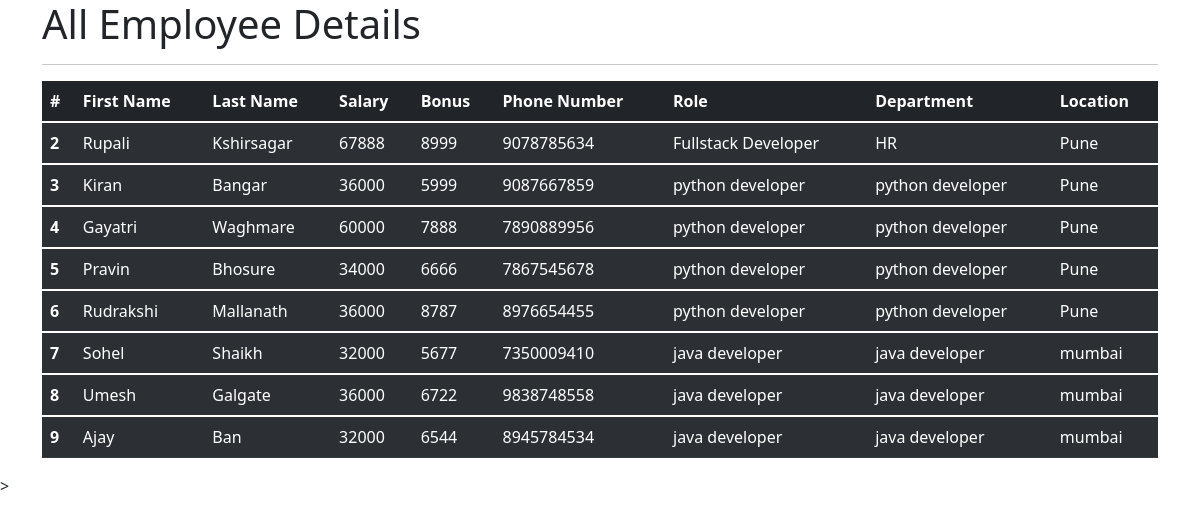
The app's page /all_emp with its own data.
### empapp/models.py (models this page shows, shortened)
class Employee(models.Model):
    first_name = models.CharField(max_length=100, null= False)
    last_name = models.CharField(max_length=100)
    dept = models.ForeignKey(Department, on_delete=models.CASCADE)
    salary = models.IntegerField(default=0)
    bonus = models.IntegerField(default=0)
    role = models.ForeignKey(Role,on_delete=models.CASCADE)
    phone = models.IntegerField(default=0)
    def __str__(self):
        return "%s %s %s"%(self.first_name, self.last_name, self.phone)

class Role(models.Model):
    name = models.CharField(max_length=100, null=False)

class Department(models.Model):
    name = models.CharField(max_length= 100, null= False)
    location = models.CharField(max_length=100)

### empapp/views.py (the view)
# urls.py: path('all_emp', views.all_emp, name='all_emp'),
def all_emp(request):
    emps = Employee.objects.all()
    context = {
        'emps': emps
    }
    print(context)
    return render(request,'view_all_emp.html',context)

### empapp/templates/view_all_emp.html (shortened to what this page needs)
<!DOCTYPE html>
<html lang="en">
<head>
    <link href="https://cdn.jsdelivr.net/npm/bootstrap@5.1.3/dist/css/bootstrap.min.css" rel="stylesheet">
</head>
<body>
 <div class="container">
        <h1>All Employee Details </h1>
       <hr>
       <table class="table table table-dark table-striped" >
  <thead>
    <tr>
        <th scope="col">#</th>
        <th scope="col">First Name</th>
        <th scope="col">Last Name</th>
        <th scope="col">Salary</th>
        <th scope="col">Bonus</th>
        <th scope="col">Phone Number</th>
        <th scope="col">Role</th>
        <th scope="col">Department</th>
        <th scope="col">Location</th>
    </tr>
  </thead>
          {% for emp in emps %}
  <tbody>
    <tr>
        <th scope="row">{{emp.id}}</th>
        <td>{{emp.first_name}}</td>
        <td>{{emp.last_name}}</td>
        <td>{{emp.salary}}</td>
        <td>{{emp.bonus}}</td>
        <td>{{emp.phone}}</td>
        <td>{{emp.role.name}}</td>
        <td>{{emp.dept.name}}</td>
        <td>{{emp.dept.location}}</td>
    </tr>
  </tbody>
          {% endfor %}
</table>
 </div>>
  </body>
</html>

### records on screen
Employee: id "2", first_name "Rupali", last_name "Kshirsagar", salary "67888", bonus "8999", phone "9078785634", role.name "Fullstack Developer", dept.name "HR", dept.location "Pune"
Employee: id "3", first_name "Kiran", last_name "Bangar", salary "36000", bonus "5999", phone "9087667859", role.name "python developer", dept.name "python developer", dept.location "Pune"
Employee: id "4", first_name "Gayatri", last_name "Waghmare", salary "60000", bonus "7888", phone "7890889956", role.name "python developer", dept.name "python developer", dept.location "Pune"
Employee: id "5", first_name "Pravin", last_name "Bhosure", salary "34000", bonus "6666", phone "7867545678", role.name "python developer", dept.name "python developer", dept.location "Pune"
Employee: id "6", first_name "Rudrakshi", last_name "Mallanath", salary "36000", bonus "8787", phone "8976654455", role.name "python developer", dept.name "python developer", dept.location "Pune"
Employee: id "7", first_name "Sohel", last_name "Shaikh", salary "32000", bonus "5677", phone "7350009410", role.name "java developer", dept.name "java developer", dept.location "mumbai"
Employee: id "8", first_name "Umesh", last_name "Galgate", salary "36000", bonus "6722", phone "9838748558", role.name "java developer", dept.name "java developer", dept.location "mumbai"
Employee: id "9", first_name "Ajay", last_name "Ban", salary "32000", bonus "6544", phone "8945784534", role.name "java developer", dept.name "java developer", dept.location "mumbai"
